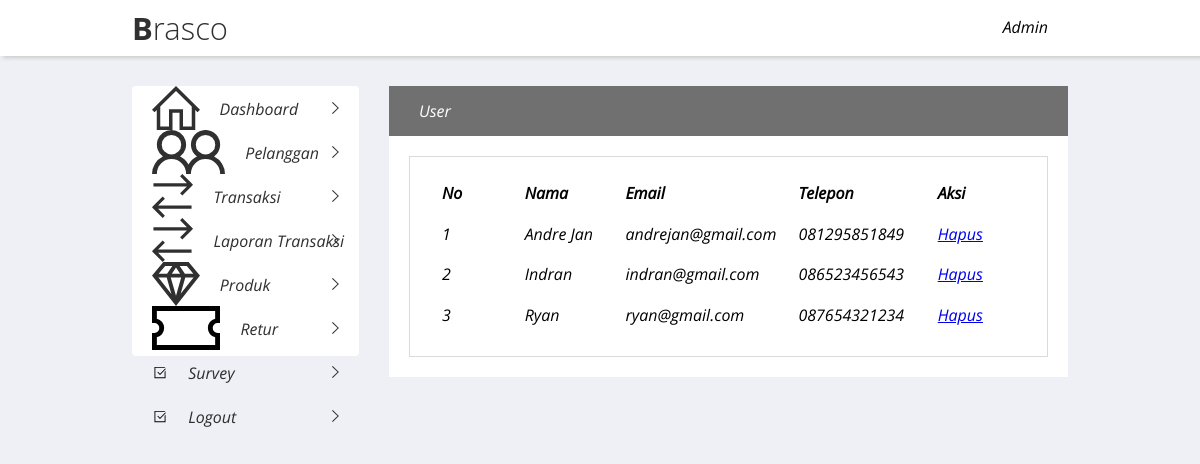
Page /admin/pelanggan.php on the committed database.
### tables this page shows
CREATE TABLE `pelanggan` (
  `id_pelanggan` int(11) NOT NULL,
  `email_pelanggan` varchar(100) NOT NULL,
  `password_pelanggan` varchar(50) NOT NULL,
  `nama_pelanggan` varchar(100) NOT NULL,
  `telepon_pelanggan` varchar(25) NOT NULL
);

### admin/pelanggan.php (the view, shortened to what this page needs)
<?php
include('../admin/koneksi.php');
?>
<!DOCTYPE html>
<html>
<head>
    <link rel="stylesheet" type="text/css" media="screen" href="../css/reset.css">
    <link rel="stylesheet" type="text/css" media="screen" href="../css/main.css">
</head>
<body style="background: #EFF0F5;">
    <?php include('../admin/navbar.php'); ?>
    <div class="admincontainer">
        <?php include('../admin/sidebar.php'); ?>
        <div class="dashboardadmin" style="margin-top: 0;">
            <div class="tabletable">
                <div class="heading">
                    <p class="headtext">User</p>
                </div>
                <div class="tablewrap">
                <div class="container">
                    <div class="table">
                        <table cellpadding="10">
                            <thead>
                            <tr>
                                <th>No</th>
                                <th>Nama</th>
                                <th>Email</th>
                                <th>Telepon</th>
                                <th>Aksi</th>
                            </tr>
                            </thead>
                            <tbody>
                            <?php $nomor=1; ?>
                                <?php $ambil=$koneksi->query("SELECT * FROM pelanggan"); ?>
                                <?php while($pecah=$ambil->fetch_assoc()){ ?>
                                <tr>
                                    <td><?php echo $nomor; ?></td>
                                    <td><?php echo $pecah['nama_pelanggan']; ?></td>
                                    <td><?php echo $pecah['email_pelanggan']; ?></td>
                                    <td><?php echo $pecah['telepon_pelanggan']; ?></td>
                                    <td>
                                    <a href="hapuspelanggan.php?&id=<?php echo $pecah['id_pelanggan']; ?>">Hapus</a>
                                    </td>
                                </tr>
                                <?php $nomor++; ?>
                            <?php } ?>
                            </tbody>
                        </table>
                    </div>
                </div>
                </div>
            </div>
        </div>
    </div>
</body>
</html>

### css/main.css (style rules this page uses)
body { font-family: 'Open Sans'; }
.admincontainer { padding-left: 11%; padding-right: 11%; position: relative; display: flex; flex-direction: row; justify-content: center; background: #EFF0F5; }
.admincontainer .dashboardadmin { position: relative; right: 0; width: 742px; background: #EFF0F5; z-index: 0; margin-top: 30px; margin-left: 30px; margin-bottom: 60px; }
.admincontainer .dashboardadmin .tabletable { position: relative; margin-top: 30px; background: white; }
.admincontainer .dashboardadmin .container { width: 100%; padding: 15px 20px 20px 20px; box-sizing: border-box; position: relative; border: 1px solid #D7DBDE; margin: auto; }
.admincontainer .dashboardadmin .tablewrap { padding: 20px; }
.admincontainer .dashboardadmin .heading { display: flex; flex-direction: row; justify-content: space-between; padding-left: 30px; padding-right: 30px; box-sizing: border-box; background: #707070; color: white; position: relative; width: 100%; left: 0; z-index: 2; }
.admincontainer .dashboardadmin .container table { position: relative; }
.admincontainer .dashboardadmin .tabletable .tablewrap .container table td { width: 140px; }
.admincontainer .dashboardadmin .tabletable .tablewrap .container table { text-align: start; }
.admincontainer .dashboardadmin .tabletable .tablewrap .container table th { text-align: start; }

### rows in the picture
pelanggan: nama_pelanggan "Andre Jan", email_pelanggan "andrejan@gmail.com", telepon_pelanggan "081295851849"
pelanggan: nama_pelanggan "Indran", email_pelanggan "indran@gmail.com", telepon_pelanggan "086523456543"
pelanggan: nama_pelanggan "Ryan", email_pelanggan "ryan@gmail.com", telepon_pelanggan "087654321234"
